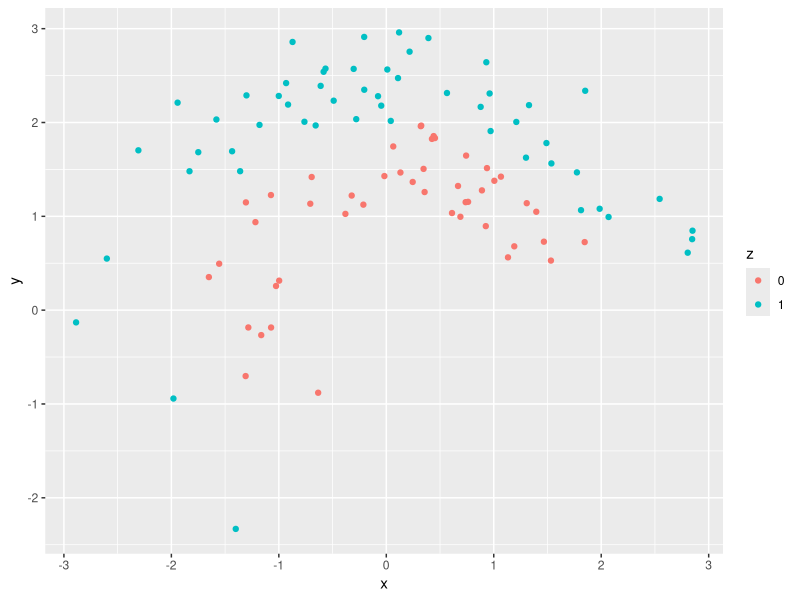
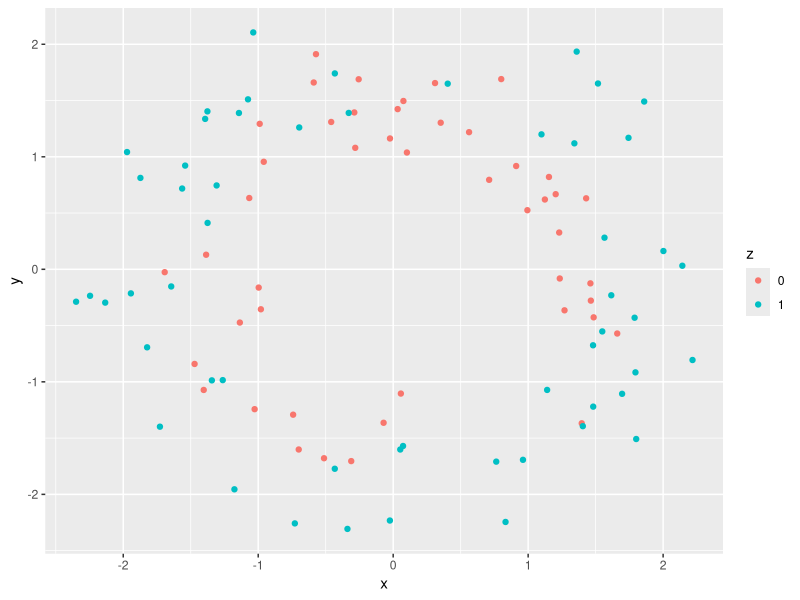
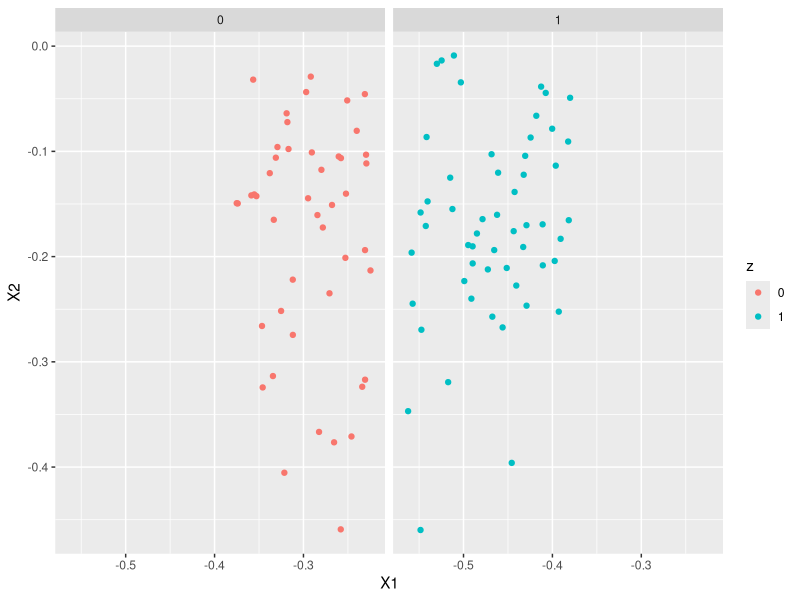
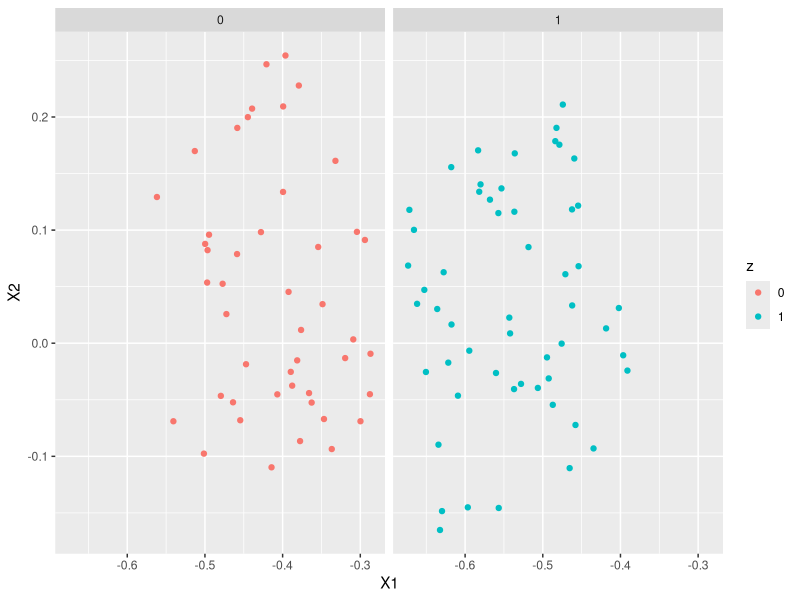
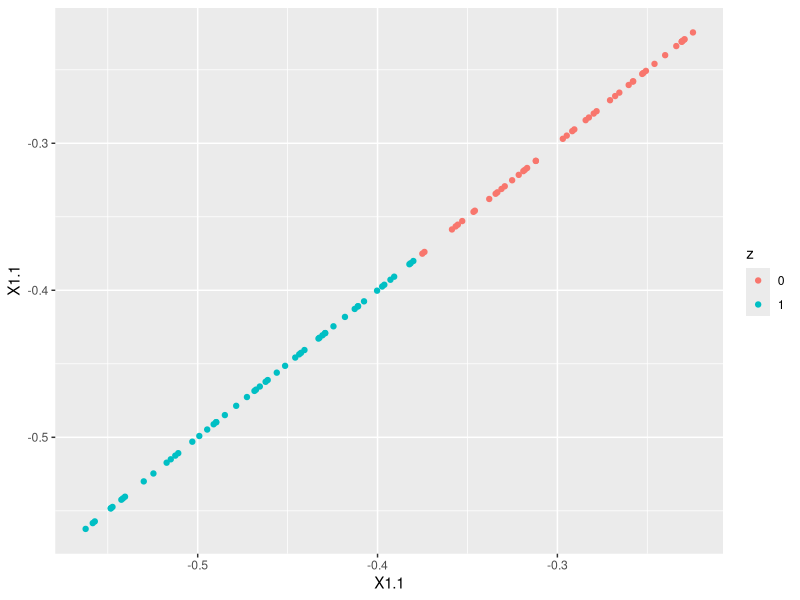
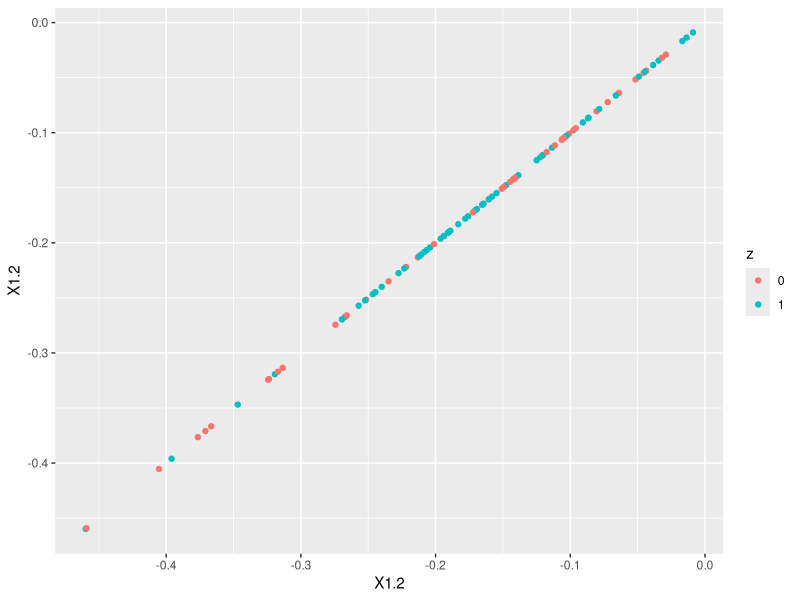

The R script that drew these images, in order: (Note: this script raises an error after producing the figures.)

################################################################################
# A nonlinear multitable example, made from two concentric circles.
################################################################################

## ---- concentric-packages ----
# List of packages for session
.packages = c("kernlab",
              "ggplot2")

# Install CRAN packages (if not already installed)
.inst <- .packages %in% installed.packages()
if(any(!.inst)) {
  install.packages(.packages[!.inst], repos='http://cran.rstudio.com/')
}

# Load packages into session 
lapply(.packages, require, character.only=TRUE)
set.seed(04032016)

cat("\014")  # Clear console

rm(list=ls()) # Delete all existing variables
graphics.off() # Close all open plots

## ---- generate-data ----
n <- 100 # number of samples
z <- as.factor(sample(0:1, n, replace = TRUE)) # class labels
X <- list() # will store combined data frames

r <- setNames(c(1, 2), c("0", "1")) # radii
X[[1]] <- cbind(r[z], 2 * pi * rbeta(n, 1, 4)) + matrix(runif(2 * n), n, 2)
X[[2]] <- cbind(sqrt(r[z]), 2 * pi * runif(n)) + matrix(runif(2 * n), n, 2)

#X[[2]] <- r[z] %*% t(c(1, 1)) + matrix(runif(2 * n), n, 2) # if want linear vs. concentric

## ---- raw-data-plots ----
X1_df <- data.frame(X[[1]], z)
X1_df$x <- X1_df$X1 * cos(X1_df$X2)
X1_df$y <- X1_df$X1 * sin(X1_df$X2)

X2_df <- data.frame(X[[2]], z)
X2_df$x <- X2_df$X1 * cos(X2_df$X2)
X2_df$y <- X2_df$X1 * sin(X2_df$X2)

ggplot(X1_df) +
  geom_point(aes(x = x, y = y, col = z))
ggplot(X2_df) +
  geom_point(aes(x = x, y = y, col = z))

## ---- usual-cca ----
cancor_res <- cancor(X[[1]], X[[2]])
cancor_scores <- list(X1 = X[[1]] %*% cancor_res$xcoef,
                      X2 = X[[2]] %*% cancor_res$ycoef)

## ---- cca-plots ----
ggplot(data.frame(cancor_scores[[1]], z)) +
  geom_point(aes(x = X1, y = X2, col = z)) +
  facet_wrap(~z)
ggplot(data.frame(cancor_scores[[2]], z)) + # don't even need second component
  geom_point(aes(x = X1, y = X2, col = z)) + 
  facet_wrap(~z)

ggplot(data.frame(cancor_scores, z)) +
  geom_point(aes(x = X1.1, y = X1.1, col = z)) # perfect correlation between scores
ggplot(data.frame(cancor_scores, z)) + 
  geom_point(aes(x = X1.2, y = X1.2, col = z))


## ---- kcca ----
kcca_res <- kcca(X[[1]], X[[2]])
kcca_scores <- list(X1 = kcca_res@xcoef,
                    X2 = kcca_res@ycoef)

## ---- kcca-plots ----
ggplot(data.frame(kcca_scores[[1]], z)) +
  geom_point(aes(x = X1, y = X2, col = z)) +
  facet_wrap(~z)
ggplot(data.frame(kcca_scores[[2]], z)) +
  geom_point(aes(x = X1, y = X2, col = z)) +
  facet_wrap(~z)
kcca_res@kcor

## ---- fukumizu-example ----
# http://www.jmlr.org/papers/volume8/fukumizu07a/fukumizu07a.pdf
z <- runif(n)
U <- cbind(z %*% t(c(1 / sqrt(2), 1 / sqrt(2))) + .1 + matrix(rnorm(2 * n, 0, .05), n, 2),
           z %*% t(c(1 / sqrt(3), sqrt(2 / 3))) + 3 + matrix(rnorm(2 * n, 0, .05), n, 2))

R <- scale(U, center = F, scale = c(1.5, 1.5, 4.1, 4.1))
R <- sqrt(-5 * log(R))
pairs(R)

## ---- cca-fukumizu ----
cancor_res <- cancor(R[, 1:2], R[, 3:4])
cancor_scores <- list(X1 = R[, 1:2] %*% cancor_res$xcoef,
                      X2 = R[, 3:4] %*% cancor_res$ycoef)

## ---- cca-fukumizu-plots ----
ggplot(data.frame(cancor_scores, z)) +
  geom_point(aes(x = X1.1, y = X1.2, col = z))
ggplot(data.frame(cancor_scores, z)) +
  geom_point(aes(x = X2.1, y = X2.2, col = z))

ggplot(data.frame(cancor_scores, z)) +
  geom_point(aes(x = X1.1, y = X2.1, col = z)) # correlation between scores

## ---- kcca-fukumizu ----
kcca_res <- kcca(as.matrix(R[, 1:2]), as.matrix(R[, 3:4]))
kcca_scores <- list(X1 = kcca_res@xcoef, X2 = kcca_res@ycoef)

## ---- kcca-fukumizu-plots ----
ggplot(data.frame(kcca_scores, z)) +
  geom_point(aes(x = X1.1, y = X1.2, col = z))
ggplot(data.frame(kcca_scores, z)) +
  geom_point(aes(x = X2.1, y = X2.2, col = z))

ggplot(data.frame(kcca_scores, z)) +
  geom_point(aes(x = X1.1, y = X2.1, col = z))
ggplot(data.frame(kcca_scores, z)) +
  geom_point(aes(x = X1.2, y = X2.2, col = z))

## ---- kcca-fukumizu2 ----
kcca_res <- kcca(as.matrix(R[, 1:2]), as.matrix(R[, 3:4]), kpar = list(sigma = .4))
kcca_scores <- list(X1 = kcca_res@xcoef, X2 = kcca_res@ycoef)

## ---- kcca-fukumizu-plots2 ----
ggplot(data.frame(kcca_scores, z)) +
  geom_point(aes(x = X1.1, y = X1.2, col = z))
ggplot(data.frame(kcca_scores, z)) +
  geom_point(aes(x = X2.1, y = X2.2, col = z))

# remember, don't expect linear correlation
ggplot(data.frame(kcca_scores, z)) +
  geom_point(aes(x = X1.1, y = X2.1, col = z))
ggplot(data.frame(kcca_scores, z)) +
  geom_point(aes(x = X1.2, y = X2.2, col = z))
